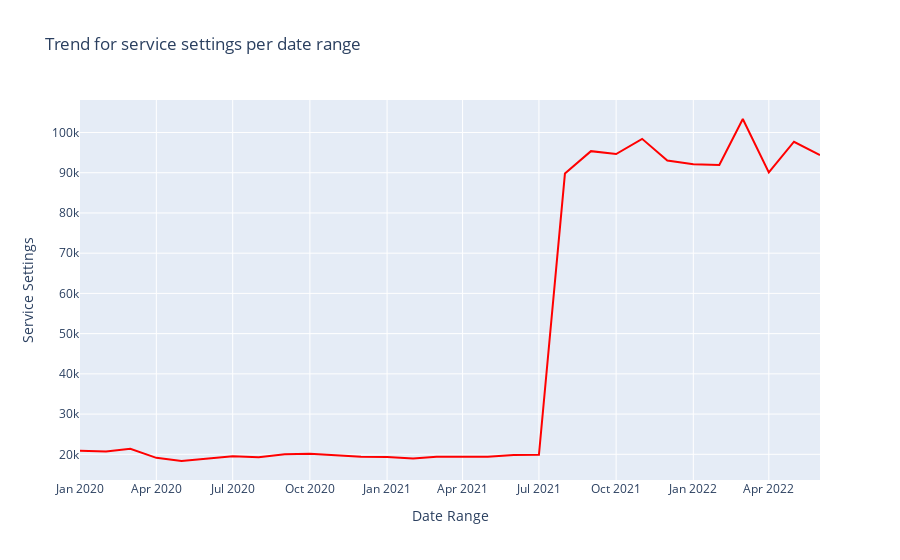

The cell this chart's notebook holds for it:
### Code cell
# Create a trend plot
fig = go.Figure(data=go.Scatter(x=df_month['appointment_month'].astype(dtype=str), 
                        y=df_month['Service_Setting'],
                        marker_color='red', text=""))
fig.update_layout({"title": 'Trend for service settings per date range',
                   "xaxis": {"title":"Date Range"},
                   "yaxis": {"title":"Service Settings"},
                   "showlegend": False})

### Figure 1 — Plotly figure (JSON) as saved in the notebook; plotly's stock layout.template omitted (floating-point values rounded to 4 significant figures)
{"data": [{"marker": {"color": "red"}, "text": "", "type": "scatter", "x": ["2020-01", "2020-02", "2020-03", "2020-04", "2020-05", "2020-06", "2020-07", "2020-08", "2020-09", "2020-10", "2020-11", "2020-12", "2021-01", "2021-02", "2021-03", "2021-04", "2021-05", "2021-06", "2021-07", "2021-08", "2021-09", "2021-10", "2021-11", "2021-12", "2022-01", "2022-02", "2022-03", "2022-04", "2022-05", "2022-06"], "y": [20889, 20689, 21350, 19124, 18338, 18844, 19502, 19247, 20043, 20122, 19675, 19394, 19319, 18949, 19369, 19452, 19384, 19814, 19899, 89785, 95363, 94640, 98418, 93044, 92121, 91902, 103354, 90085, 97701, 94399]}], "layout": {"showlegend": false, "title": {"text": "Trend for service settings per date range"}, "xaxis": {"title": {"text": "Date Range"}}, "yaxis": {"title": {"text": "Service Settings"}}}}
